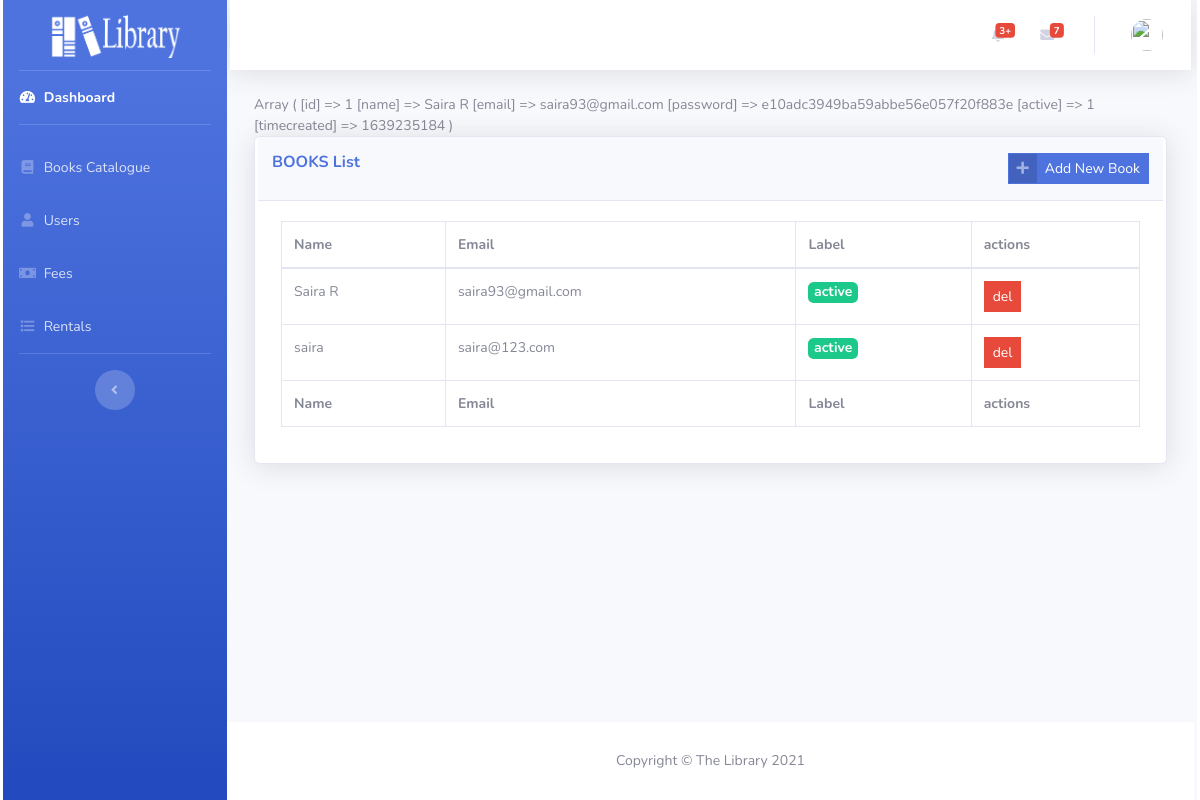
Page /index.php/admin/users on the committed database.
### tables this page shows
CREATE TABLE `user` (
  `id` int(11) NOT NULL,
  `name` varchar(50) NOT NULL,
  `email` varchar(50) NOT NULL,
  `password` varchar(32) NOT NULL,
  `active` int(1) NOT NULL DEFAULT 0,
  `timecreated` int(15) NOT NULL
);

### application/controllers/Admin.php (called while the page is built, shortened)
<?php
class Admin extends CI_Controller
{
    public function __construct()
    {
        $this->load->helper('url');
    }
    public function users()
    {
        $q = $this->db->get('user');
        $data['users'] = $q->result_array();
        $this->load->view('admin/header');
        $this->load->view('admin/users', $data);
        $this->load->view('admin/footer');
    }
}

### index.php (called while the page is built, shortened)
<?php
require_once BASEPATH.'core/CodeIgniter.php';

### application/views/admin/users.php (the view, shortened to what this page needs)
<div class="container-fluid">
    <?php print_r($users[0])?>
    <div class="card shadow mb-4">
        <div class="card-header py-3">
            <div class="row">
                <div class="col-md-6">
                    <h6 class="m-0 font-weight-bold text-primary">BOOKS List</h6>
                </div>
                <div class="col-md-6">
                    <a href="<?=base_url('admin/addbook')?>" class="btn btn-primary btn-icon-split btn-sm"
                        style="float:right">
                        <span class="icon text-white-50">
                            <i class="fas fa-plus"></i>
                        </span>
                        <span class="text">Add New Book</span>
                    </a>
                </div>
            </div>
        </div>
        <div class="card-body">
            <div class="table-responsive">
                <table class="table table-bordered" id="engineerslist" width="100%" cellspacing="0">
                    <thead>
                        <tr>
                            <th>Name</th>
                            <th>Email</th>
                            <th>Label</th>
                            <th>actions</th>
                        </tr>
                    </thead>
                    <tfoot>
                        <tr>
                            <th>Name</th>
                            <th>Email</th>
                            <th>Label</th>
                            <th>actions</th>
                        </tr>
                    </tfoot>
                    <tbody>
                        <?php foreach($users as $user) { ?>
                        <tr>
                            <td><?= $user['name'] ?></td>
                            <td><?= $user['email'] ?></td>
                            <td><span
                                    class=" whitetext badge bg-<?= $user['active']==0? "danger":"success" ?>"><?= $user['active']==0? "inactive":"active" ?></span>
                            </td>
                            <td>
                                <a class='btn btn-danger btn-sm' href="#">del</a>
                            </td>
                        </tr>
                        <?php } ?>
                    </tbody>
                </table>
            </div>
        </div>
    </div>
</div>
</div>
<footer class="sticky-footer bg-white">
    <div class="container my-auto">
        <div class="copyright text-center my-auto">
            <span>Copyright &copy; The Library 2021</span>
        </div>
    </div>
</footer>
</div>

### assets/css/custom.css (style rules this page uses)
body, p, span,label, div, input, a { font-size:14px !important; }
.btn, .list-group-item { border-radius:0 !important; }
.whitetext { color:white; }

### rows in the picture
user: name "Saira R", email "saira93@gmail.com", active "active"
user: name "saira", email "saira@123.com", active "active"
